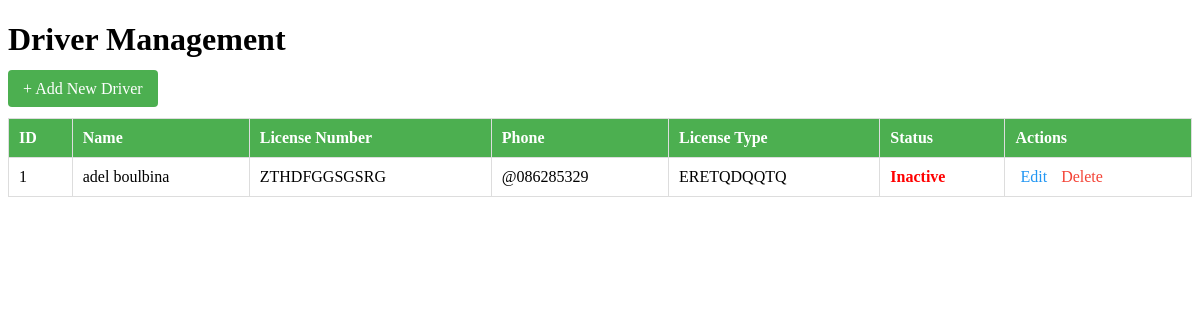
The app's page /drivers/ with its own data.
### Drivers/models.py (models this page shows, shortened)
class Driver(models.Model):
    driver_name = models.CharField(max_length=100)
    driver_email = models.EmailField(unique=True)
    driver_phone = models.CharField(max_length=20)
    driver_address = models.TextField()
    driver_license = models.CharField(max_length=50, unique=True)
    license_type = models.CharField(max_length=50)
    driver_active = models.BooleanField(default=True)
    driver_available = models.BooleanField(default=True)
    hire_date = models.DateField(auto_now_add=True)

### Drivers/views.py (the view)
# urls.py: path('', views.DriverListView, name='driver_list'),
def DriverListView(request):
    drivers = Driver.objects.all()
    return render(request, 'driver_list.html', {'drivers': drivers})

### Drivers/templates/driver_list.html (shortened to what this page needs)
<!DOCTYPE html>
<html>
<head>
</head>
<body>
    <h1>Driver Management</h1>
    <a href="{% url 'driver_create' %}" class="add-btn">+ Add New Driver</a>
    <table>
        <thead>
            <tr>
                <th>ID</th>
                <th>Name</th>
                <th>License Number</th>
                <th>Phone</th>
                <th>License Type</th>
                <th>Status</th>
                <th>Actions</th>
            </tr>
        </thead>
        <tbody>
            {% for driver in drivers %}
            <tr>
                <td>{{ driver.id }}</td>
                <td>{{ driver.driver_name }}</td>
                <td>{{ driver.driver_license }}</td>
                <td>{{ driver.driver_phone }}</td>
                <td>{{ driver.license_type }}</td>
                <td>
                    {% if driver.driver_active %}
                        {% if driver.driver_available %}
                            <span class="status-available">Available</span>
                        {% else %}
                            <span class="status-busy">Busy</span>
                        {% endif %}
                    {% else %}
                        <span class="status-inactive">Inactive</span>
                    {% endif %}
                </td>
                <td class="action-links">
                    <a href="{% url 'driver_update' driver.id %}" class="edit-link">Edit</a>
                    <a href="{% url 'driver_delete' driver.id %}" class="delete-link">Delete</a>
                </td>
            </tr>
            {% empty %}
            <tr>
                <td colspan="8" style="text-align: center;">No drivers found</td>
            </tr>
            {% endfor %}
        </tbody>
    </table>
</body>
</html>

### Drivers/templates/driver_list.html (style rules this page uses)
table { border-collapse: collapse; width: 100%; margin-top: 20px; }
th, td { border: 1px solid #ddd; padding: 10px; text-align: left; }
th { background-color: #4CAF50; color: white; }
.status-inactive { color: red; font-weight: bold; }
.add-btn { background-color: #4CAF50; color: white; padding: 10px 15px; text-decoration: none; border-radius: 4px; }
.action-links a { margin: 0 5px; text-decoration: none; }
.edit-link { color: #2196F3; }
.delete-link { color: #f44336; }

### records on screen
Driver: id "1", driver_name "adel boulbina", driver_license "ZTHDFGGSGSRG", driver_phone "@086285329", license_type "ERETQDQQTQ", driver_active "Inactive"
